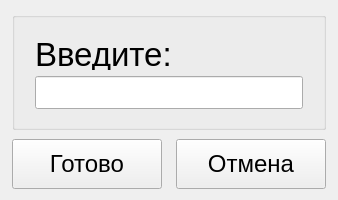
<?xml version="1.0" encoding="UTF-8"?>
<ui version="4.0">
 <class>Form</class>
 <widget class="QWidget" name="Form">
  <property name="geometry">
   <rect>
    <x>0</x>
    <y>0</y>
    <width>338</width>
    <height>200</height>
   </rect>
  </property>
  <property name="minimumSize">
   <size>
    <width>338</width>
    <height>200</height>
   </size>
  </property>
  <property name="maximumSize">
   <size>
    <width>338</width>
    <height>200</height>
   </size>
  </property>
  <property name="windowTitle">
   <string>Form</string>
  </property>
  <widget class="QGroupBox" name="groupBox">
   <property name="geometry">
    <rect>
     <x>12</x>
     <y>12</y>
     <width>314</width>
     <height>118</height>
    </rect>
   </property>
   <property name="minimumSize">
    <size>
     <width>314</width>
     <height>118</height>
    </size>
   </property>
   <property name="maximumSize">
    <size>
     <width>314</width>
     <height>118</height>
    </size>
   </property>
   <property name="title">
    <string/>
   </property>
   <layout class="QVBoxLayout" name="verticalLayout">
    <property name="leftMargin">
     <number>20</number>
    </property>
    <property name="topMargin">
     <number>20</number>
    </property>
    <property name="rightMargin">
     <number>20</number>
    </property>
    <property name="bottomMargin">
     <number>20</number>
    </property>
    <item>
     <widget class="QLabel" name="label">
      <property name="font">
       <font>
        <pointsize>25</pointsize>
       </font>
      </property>
      <property name="text">
       <string>Введите:</string>
      </property>
     </widget>
    </item>
    <item>
     <widget class="QLineEdit" name="lineEdit">
      <property name="minimumSize">
       <size>
        <width>268</width>
        <height>33</height>
       </size>
      </property>
      <property name="font">
       <font>
        <pointsize>25</pointsize>
        <bold>false</bold>
       </font>
      </property>
     </widget>
    </item>
   </layout>
  </widget>
  <widget class="QPushButton" name="pushButton_ready">
   <property name="geometry">
    <rect>
     <x>12</x>
     <y>139</y>
     <width>150</width>
     <height>50</height>
    </rect>
   </property>
   <property name="minimumSize">
    <size>
     <width>150</width>
     <height>50</height>
    </size>
   </property>
   <property name="font">
    <font>
     <pointsize>18</pointsize>
    </font>
   </property>
   <property name="styleSheet">
    <string notr="true"/>
   </property>
   <property name="text">
    <string>Готово</string>
   </property>
  </widget>
  <widget class="QPushButton" name="pushButton_cancellation">
   <property name="geometry">
    <rect>
     <x>176</x>
     <y>139</y>
     <width>150</width>
     <height>50</height>
    </rect>
   </property>
   <property name="minimumSize">
    <size>
     <width>150</width>
     <height>50</height>
    </size>
   </property>
   <property name="font">
    <font>
     <pointsize>18</pointsize>
    </font>
   </property>
   <property name="styleSheet">
    <string notr="true"/>
   </property>
   <property name="text">
    <string>Отмена</string>
   </property>
  </widget>
 </widget>
 <resources/>
 <connections/>
</ui>
